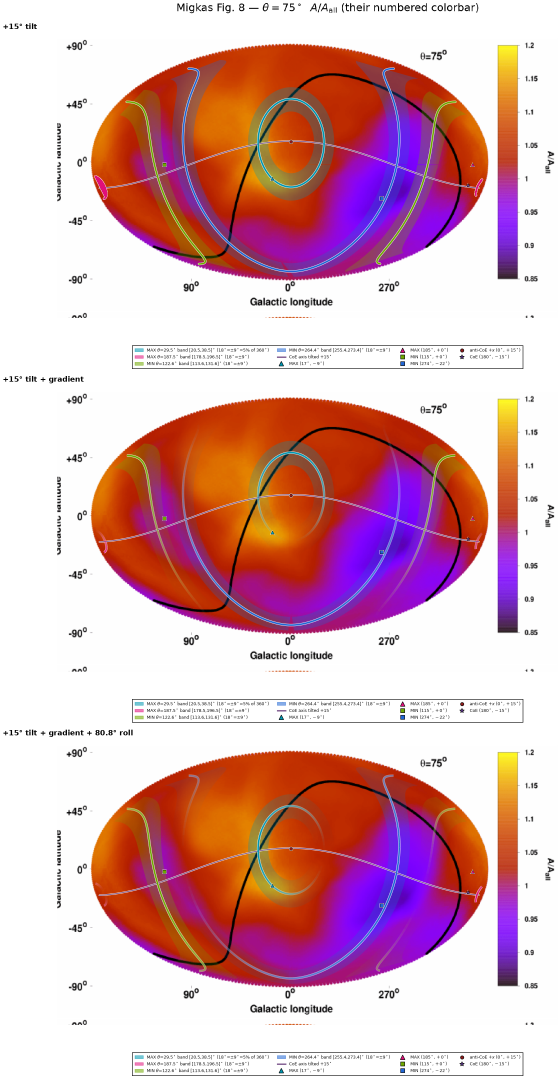
#> input picture work/2026-10-23_25/coepdf/fig/Fig06_overlay_one.png, 1672 x 3250 px, found by its file name (shown at 1/3 size)
$ python fig8_migkas_maps_clean.py
#> lines starting #> are read from the running program, lines starting #| are printed output that depends on the picture; after the words box and inside, x2 and y2 are one past the last pixel; in counts of white or black regions, pixels touching at a corner belong together
# Clean version of fig8_migkas_maps.png (letter figure 5). Removes crop/screenshot blemishes only; data, colours, layout unchanged.
# Source: /workspace/coepdf/fig/Fig06_overlay_one.png (the stack of the three make_migkas_fig8_overlay_matched.py panels).
# Fixes: (1) take the full stack instead of split_fig8.py's x=3043 cut, which pulled in 123 px of the left figure's legend text
#        ("(±9°", "of 360°)"); (2) blank the strip under each "Galactic longitude" label, which holds the next sub-panel's
#        clipped "-90°" tick, "1.2" colourbar label and red dotted map edge from the cropped Migkas raster; (3) replace the
#        half-clipped "Galactic latitude" label with a full one; (4) smooth the saw-tooth HEALPix pixel edge of the Mollweide map
#        by whitening only a thin annulus just outside a fitted ellipse.
import numpy as np; from PIL import Image, ImageDraw, ImageFont
SRC='/workspace/coepdf/fig/Fig06_overlay_one.png'; OUT='fig8_migkas_maps_clean.png'
im=Image.open(SRC).convert('RGB'); a=np.asarray(im).copy(); H,W,_=a.shape
#> further down, im is the input picture: PIL image 1672x3250 RGB; mean R, G, B 217.9, 173.1, 179.9
#> after `H, W, _ = a.shape`: H = 3250; W = 1672
OFFS=[0,1061,2121]          # vertical offsets of the 3 sub-panels (measured row structure)
INSET=float(__import__('os').environ.get('INSET','4'))
for o in OFFS:
    a[o+930:o+962,:]=255                       # stray next-panel fragments under the longitude label
    p=a[o+100:o+930].astype(int); s=p.max(2)-p.min(2); m=s>60; m[:,1450:]=False
    # least-squares ellipse through left/right edge points of each row (tooth noise averages out)
    P=[]
    for y in range(m.shape[0]):
        xs=np.where(m[y])[0]
        if len(xs)>50: P+= [(xs.min(),y+o+100),(xs.max(),y+o+100)]
    for x in range(200,1450,4):
        ys=np.where(m[:,x])[0]
        if len(ys)>50: P+= [(x,ys.min()+o+100),(x,ys.max()+o+100)]
    P=np.array(P,float); X,Y=P[:,0],P[:,1]
    # axis-aligned fit: x^2/Rx^2... solve a x^2 + b y^2 + d x + e y = 1
    c=np.linalg.lstsq(np.c_[X**2,Y**2,X,Y],np.ones_like(X),rcond=None)[0]
    cx=-c[2]/(2*c[0]); cy=-c[3]/(2*c[1]); k=1+c[0]*cx**2+c[1]*cy**2
    Rx=np.sqrt(k/c[0])-INSET; Ry=np.sqrt(k/c[1])-INSET; print('ellipse',o,round(cx,1),round(cy,1),round(Rx,1),round(Ry,1))
    Yg,Xg=np.mgrid[o+100:o+930,0:1450]; r=np.sqrt(((Xg-cx)/Rx)**2+((Yg-cy)/Ry)**2)
    sub=a[o+100:o+930,0:1450]; m2=(s>12)[:,:1450]; sub[(r>1.0)&(r<1.06)&m2]=255   # whiten only coloured map pixels just outside the ellipse (labels untouched)
    a[o+360:o+612,150:200]=255                 # half-clipped latitude label
#> this loop made 3 passes
#> pass 1, `p = a[o + 100:o + 930].astype(int)`:
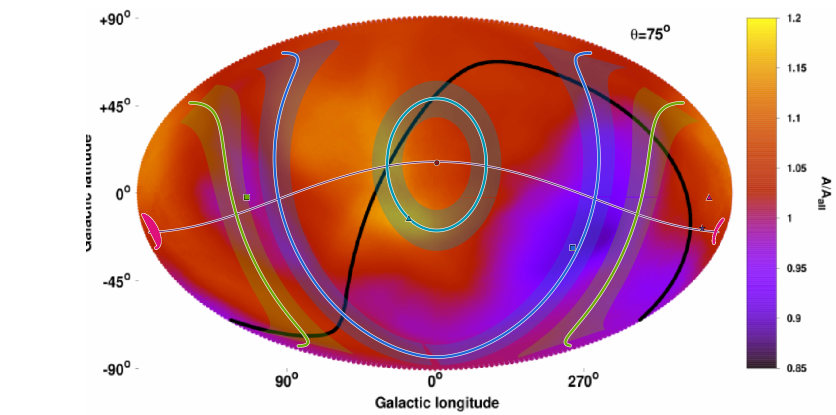
#> p: shape (830, 1672, 3) int64 (shown at 1/2 size); mean R, G, B 207, 152.5, 160.8
#> pass 1, `s = p.max(2) - p.min(2)`:
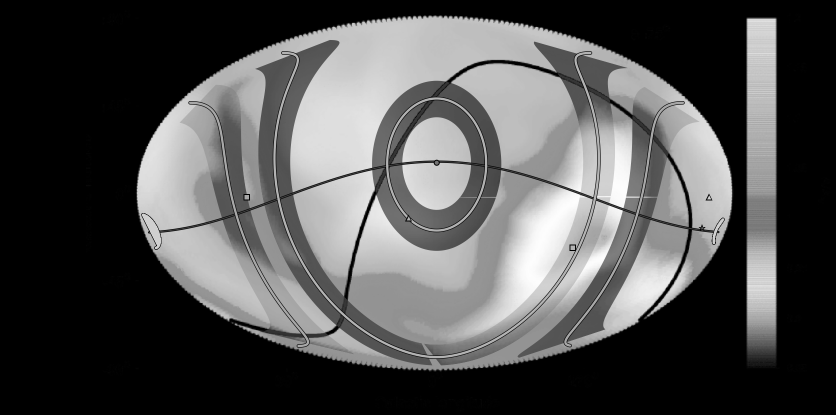
#> s: shape (830, 1672) int64 (shown at 1/2 size); min 0, max 253, mean 81.1
#> pass 1, `m = s > 60`:
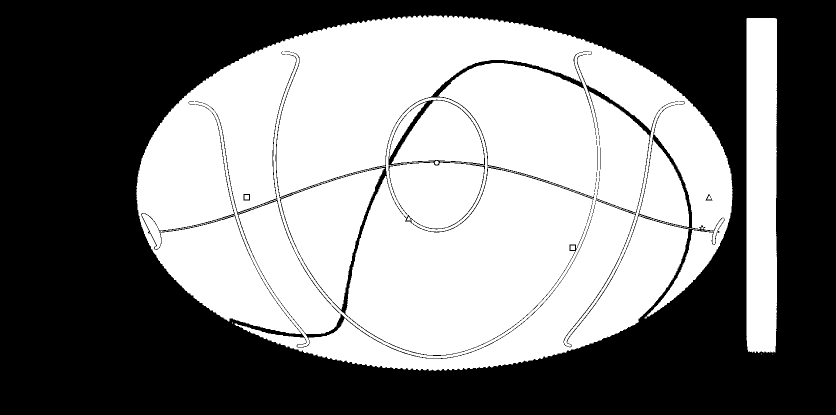
#> m: shape (830, 1672) bool (shown at 1/2 size); 48.9% white; 9 white regions (4 under 20 px), largest, box (x1, y1, x2, y2) and area: (273, 31, 1465, 742) 638457, (1493, 36, 1554, 706) 40219, (489, 390, 498, 399) 81, (1141, 491, 1150, 500) 81, (869, 321, 878, 330) 49
#> after the loop:
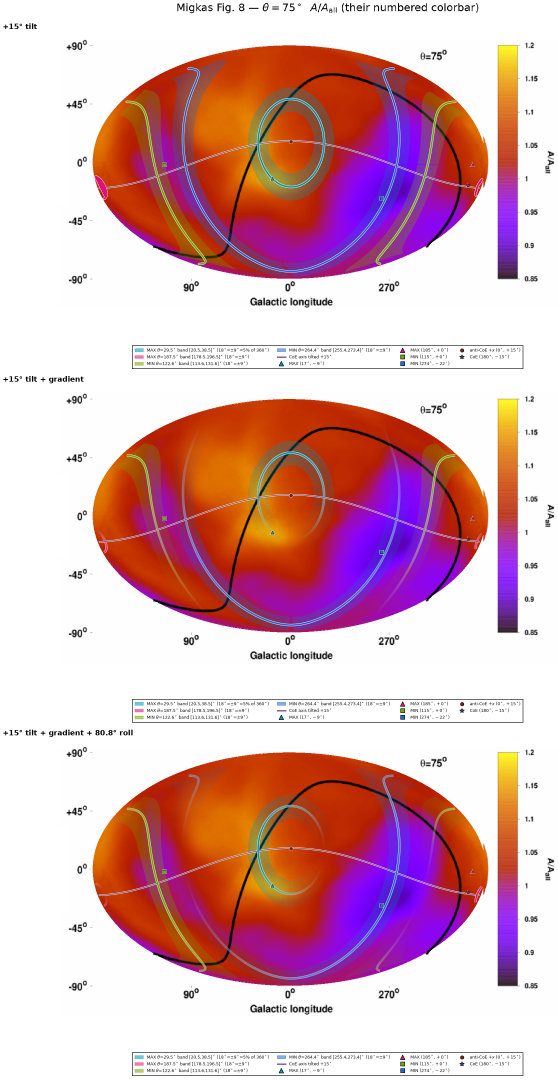
#> a: shape (3250, 1672, 3) (shown at 1/3 size); mean R, G, B 218.6, 174.8, 181.4
#> after the loop:
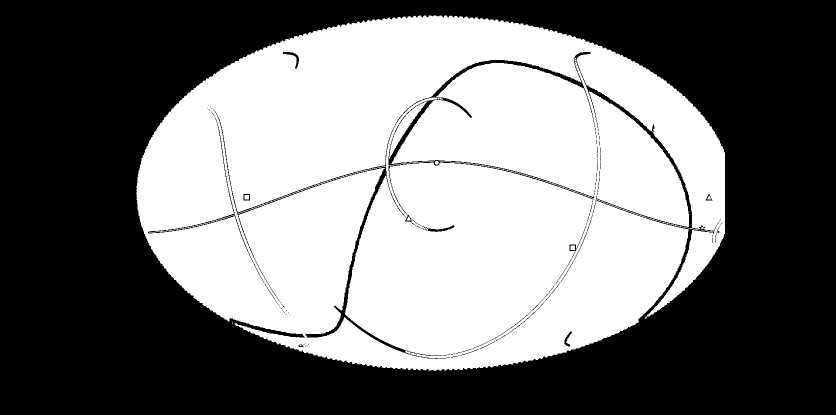
#> m: shape (830, 1672) bool (shown at 1/2 size); 46.1% white; 7 white regions (3 under 20 px), largest, box (x1, y1, x2, y2) and area: (273, 31, 1450, 742) 640156, (489, 390, 498, 399) 81, (1141, 491, 1150, 500) 81, (869, 321, 878, 330) 49
#> after the loop:
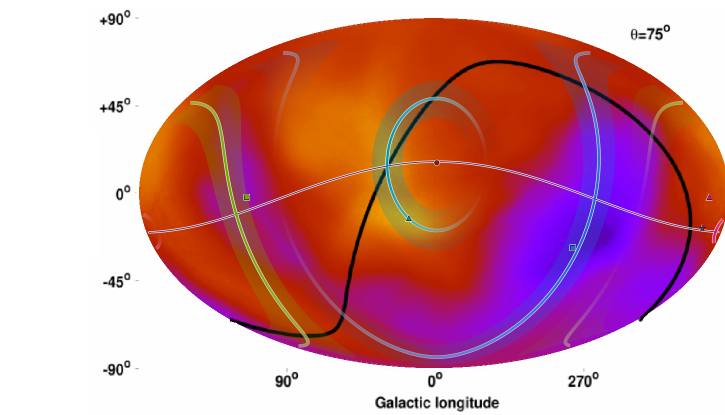
#> sub: shape (830, 1450, 3) (shown at 1/2 size); mean R, G, B 207.4, 142.2, 152.4
im=Image.fromarray(a)
try: F=ImageFont.truetype('DejaVuSans-Bold.ttf',30)
except Exception: F=ImageFont.load_default()
for o in OFFS:
    t=Image.new('RGBA',(300,40),(255,255,255,0)); ImageDraw.Draw(t).text((150,20),'Galactic latitude',font=F,fill='black',anchor='mm')
    t=t.rotate(90,expand=True); im.paste(t,(158,o+486-150),t)
#> this loop made 3 passes
#> pass 1, `t = t.rotate(90, expand=True)`:
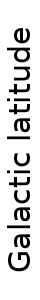
#> t: PIL image 40x300 RGBA; mean R, G, B, A 206.7, 206.7, 206.7, 35.2; transparent parts drawn white
im.save(OUT); print(OUT,im.size)
#| fig8_migkas_maps_clean.png (1672, 3250)
